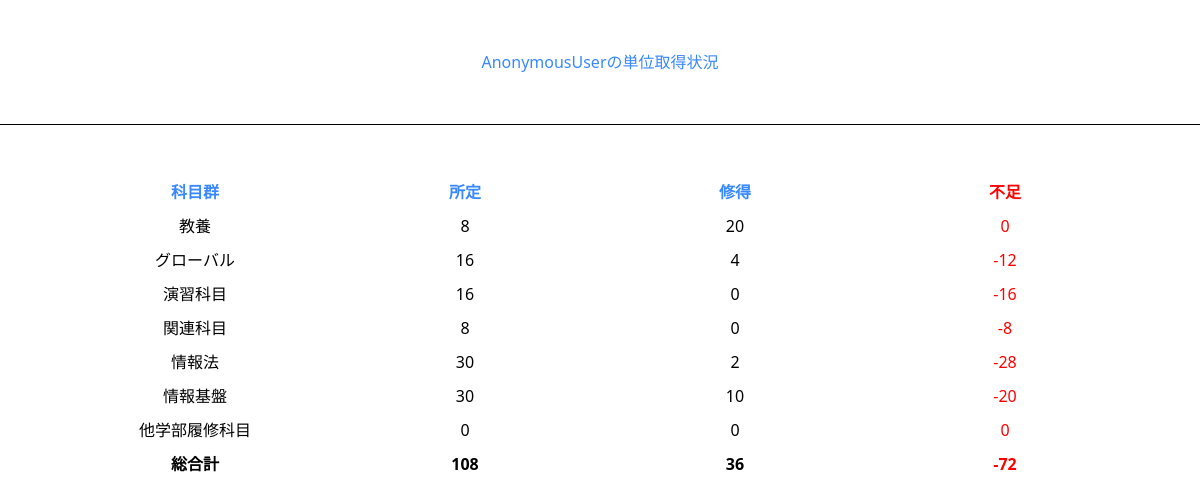
/display_credit/, run on the app's committed database.
### credit_calculator/models.py (models this page shows)
class Genre(models.Model):
    name = models.CharField(max_length=20)  # 科目群の名前
    credit_minimum = models.IntegerField(default=0)  # 最低単位数

### credit_calculator/views.py (the view)
# urls.py: path('display_credit/', views.display_credit, name="display_calculator"),
def display_credit(request):
    genres = Genre.objects.all()
    timetables = Timetable.objects.all()
    genre_course_counts = []
    credit_total = 0
    difference_total = 0
    minimum_total = 0
    for genre in genres:
        minimum_total += genre.credit_minimum
        course_count = CourseSchedule.objects.filter(course__genre=genre, timetable__isnull=False).count()
        credit_sum = genre.courses.filter(schedules__timetable__isnull=False).aggregate(total_credits=Sum('credit_number')).get('total_credits')
        credit_sum = 0 if credit_sum is None else credit_sum
        credit_total += credit_sum
        difference =  credit_sum - genre.credit_minimum
        if difference > 0:
            difference = 0
        difference_total = credit_total - minimum_total
        genre_course_counts.append({
            'genre': genre,
            'course_count': course_count,
            'name': genre.name,
            'credit_minimum': genre.credit_minimum,
            'sum': credit_sum,
            'credit_total': credit_total,
            'difference': difference,
            'difference_total': difference_total,
            'minimum_total': minimum_total
        })
    context = {
        'genres': genres,
        'timetables': timetables,
        'genres': genre_course_counts,
        'credit_total': credit_total,
        'difference_total': difference_total,
        'minimum_total': minimum_total
    }
    return render(request, 'display_credit.html', context)

### credit_calculator/context_processors.py (called while the page is built)
def url_name(request):
    return {'url_name': request.resolver_match.url_name}

### templates/display_credit.html (shortened to what this page needs)
{% extends "base.html" %}
{% block content %}
    <h1>{{request.user}}の単位取得状況</h1>
    <table>
      <tr>
        <th>科目群</th>
        <th>所定</th>
        <th>修得</th>
        <th class="husoku">不足</th>
      </tr>
      {% for genre in genres %}
      <tr>
        <td>{{ genre.name }}</td>
        <td>{{ genre.credit_minimum }}</td>
        <td>{{ genre.sum }}</td>
        <td class="husoku">{{ genre.difference}}</td>
      </tr>
      {% endfor %}
      <tr>
        <th class="last">総合計</th>
        <th class="last">{{ minimum_total }}</th>
        <th class="last">{{ credit_total }}</th>
        <th class="husoku">{{ difference_total }}</th>
      </tr>
    </table>
{% endblock %}

### templates/base.html (shortened to what this page needs)
<!DOCTYPE html>
<html lang="ja">
    <head>
        <link href="https://cdn.jsdelivr.net/npm/tailwindcss@2.2.16/dist/tailwind.min.css" rel="stylesheet">
        <link href="//cdnjs.cloudflare.com/ajax/libs/toastr.js/latest/css/toastr.min.css" rel="stylesheet" />
        <link rel="stylesheet" href="https://cdnjs.cloudflare.com/ajax/libs/font-awesome/5.15.1/css/all.min.css" />
    </head>
<body>
    {% block content %}{% endblock %}
</body>
</html>

### templates/display_credit.html (style rules this page uses)
body { width: 100%; }
h1 { color: #3888ff; text-align: center; padding: 50px 0; border-bottom: 1px solid black; }
table { width: 90%; margin: 50px auto; }
th { width: 5%; padding: 5px 0; color: #3888ff; }
.husoku { width: 5%; padding: 5px 0; color: red; }
td { text-align: center; padding: 5px 0; }
.last { color: black; }

### data on the page
Genre: name "教養", credit_minimum "8", sum "20", difference "0"
Genre: name "グローバル", credit_minimum "16", sum "4", difference "-12"
Genre: name "演習科目", credit_minimum "16", sum "0", difference "-16"
Genre: name "関連科目", credit_minimum "8", sum "0", difference "-8"
Genre: name "情報法", credit_minimum "30", sum "2", difference "-28"
Genre: name "情報基盤", credit_minimum "30", sum "10", difference "-20"
Genre: name "他学部履修科目", credit_minimum "0", sum "0", difference "0"

### other printed values
{{ request.user }} "AnonymousUser"
{{ minimum_total }} "108"
{{ credit_total }} "36"
{{ difference_total }} "-72"
